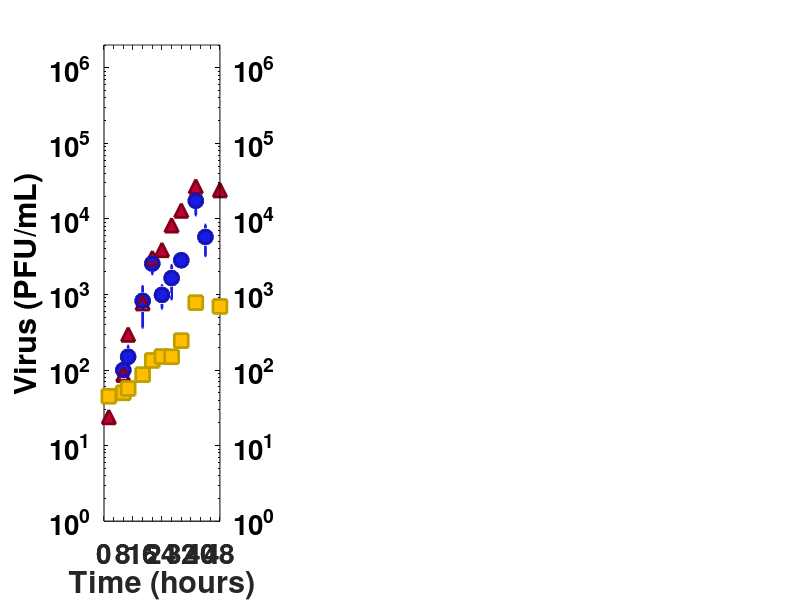

MATLAB code for this plot: (Note: this script raises an error after producing the figure.)
% Creates Data Plot

figure('Position',[100 500 1800 600])

% --- Avian Data ---
avt = [480, 600, 960, 1200, 1440, 1680, 1920,  2280, 2520]/60;
av  = [ 100, 150, 825, 2563, 988, 1650, 2838, 17375, 5775];
ave = [   0,  29, 229,  348, 166,  390,  112,  3062, 1261];

ait = [120, 480, 600, 960, 1200, 1440, 1680,  1920,  2280,  2880]/60;
ai  = [ 24,  87, 296, 770, 3048, 3901, 8261, 12935, 26970, 24120];

art = [120, 480, 600, 960, 1200, 1440, 1680, 1920, 2280, 2880]/60;
ar  = [ 45,  50,  57,  87,  134,  151,  150,  245,  780,  695];

% --- Seasonal Data ---
svt = [600,  720,  960,  1200,  1440,  1800,  2280,  2880]/60;
sv  = [ 20, 5846, 6900, 38500, 39738, 20238, 15138, 20453];
sve = [  0, 1676, 1578, 15695, 17271,  2992,  2886,  3837];

sit = [120,  480,  720,  960, 1200, 1440]/60;
si  = [391, 1723, 3462, 4618, 6807, 8164] - 300;

siit  = [1440, 1800, 2280, 2880]/60;
%sii   = [8164, 10200, 12913, 16306] - 300;
sii   = [8164, 8500, 8500, 8500] - 300;

srt = [120, 480, 720, 960, 1200, 1440, 1800, 2280, 2880]/60;
sr  = [  1,   1,   1,   2,    6,   16,   68,  239,  655];

% --- Swine Data ---
wvt = [120,   720,   960,   1200,   1440,   1800,   2880]/60;
wv  = [ 20, 64620, 84053, 254587, 665559, 814586, 654773];
wve = [  0, 18294, 36080,  43752, 156340, 229980,  47662];

wit = [480,  720,  960,  1200,  1440,  1920,  2880]/60;
wi  = [ 75+1, 1835, 1349, 23458, 12073, 30700, 19814] - 75;

wrt = [480, 720,  960, 1200, 1440, 1920, 2880]/60;
wr  = [ 36,  55,   46,  150,   93,  380, 1224];

colors = [.75   0   .2 ;
          1    .75   0 ;
          .28  .625  0 ;
          .1   .1   .9 ;
          .5    0   .1 ;
          .75  .625  0 ;
          .2   .375  0 ;
          .075 .075 .7 ];

% --- Plot ---

% Avian
subplot(1, 3, 1)
[haxes, hline1, hline2] = plotyy(avt, av, art, ar, 'semilogy', 'semilogy');
hold on
hline3 = plot(ait, ai);
hline4 = errorbar(avt, av, ave*2, 'ob');
%hline4 = plot(aft/60, aif);
%hline5 = plot(aft/60, arf);
hold off

set(hline1, 'LineWidth', 2)
set(hline1, 'LineStyle', 'none')
set(hline1, 'Marker', 'o')
set(hline1, 'MarkerSize', 10)
set(hline1, 'Color', colors(4,:))
set(hline1, 'MarkerEdgeColor', colors(8,:))
set(hline1, 'MarkerFaceColor', colors(4,:))


set(hline2, 'LineWidth', 2)
set(hline2, 'LineStyle', 'none')
set(hline2, 'Marker', 's')
set(hline2, 'MarkerSize', 10)
set(hline2, 'Color', colors(2,:))
set(hline2, 'MarkerEdgeColor', colors(6,:))
set(hline2, 'MarkerFaceColor', colors(2,:))

set(hline3, 'LineWidth', 2)
set(hline3, 'LineStyle', 'none')
set(hline3, 'Marker', '^')
set(hline3, 'MarkerSize', 10)
set(hline3, 'Color', colors(1,:))
set(hline3, 'MarkerEdgeColor', colors(5,:))
set(hline3, 'MarkerFaceColor', colors(1,:))

set(hline4, 'LineWidth', 2)
set(hline4, 'LineStyle', 'none')
set(hline4, 'Marker', 'o')
set(hline4, 'MarkerSize', 10)
set(hline4, 'Color', colors(4,:))
set(hline4, 'MarkerEdgeColor', colors(8,:))
set(hline4, 'MarkerFaceColor', colors(4,:))

%set(hline5, 'LineWidth', 2)
%set(hline5, 'LineStyle', '--')
%set(hline5, 'Color', colors(2,:))

axes(haxes(1))
set(haxes(1), 'FontSize', 20)
set(haxes(1), 'FontWeight', 'bold')
set(haxes(1), 'YColor', 'k')
set(haxes(1), 'YLim', [1 2e6])
set(haxes(1), 'YTick', [1 10 100 1000 10000 100000 1000000])
set(haxes(1), 'XLim', [0 48])
set(haxes(1), 'XTick', 0:4:48)
set(haxes(1), 'XTickLabel', {'0', '', '8', '', '16', '', '24', '', '32', '', '40', '', '48'})
xlabel('Time (hours)')
ylabel('Virus (PFU/mL)')

axes(haxes(2))
set(haxes(2), 'FontSize', 20)
set(haxes(2), 'FontWeight', 'bold')
set(haxes(2), 'YColor', 'k')
set(haxes(2), 'YLim', [1 2e6])
set(haxes(2), 'YTick', [1 10 100 1000 10000 100000 1000000])
set(haxes(2), 'XLim', [0 48])
set(haxes(2), 'XTick', 0:4:48)
set(haxes(2), 'XTickLabel', {'0', '', '8', '', '16', '', '24', '', '32', '', '40', '', '48'})
%ylabel('Chemokine (pg/mL)')

lhandle = legend([hline1 hline3 hline2], 'Virus', 'IP-10', 'RANTES', 4);
set(lhandle, 'Color', 'w')

title('Avian aH5N1 Influenza')

% Seasonal
subplot(1, 3, 2)
[haxes, hline2, hline1] = plotyy(srt, sr, svt, sv, 'semilogy', 'semilogy');
hold on
hline4 = plot(siit, sii);
hline3 = plot(sit, si);
hline5 = errorbar(svt, sv, sve*2, 'ob');
%hline5 = plot(sft/60, sif);
%hline6 = plot(sft/60, srf);
hold off

set(hline1, 'LineWidth', 2)
set(hline1, 'LineStyle', 'none')
set(hline1, 'Marker', 'o')
set(hline1, 'MarkerSize', 10)
set(hline1, 'Color', 'b')
set(hline1, 'MarkerEdgeColor', colors(8,:))
set(hline1, 'MarkerFaceColor', colors(4,:))

set(hline2, 'LineWidth', 2)
set(hline2, 'LineStyle', 'none')
set(hline2, 'Marker', 's')
set(hline2, 'MarkerSize', 10)
set(hline2, 'Color', colors(2,:))
set(hline2, 'MarkerEdgeColor', colors(6,:))
set(hline2, 'MarkerFaceColor', colors(2,:))


set(hline3, 'LineWidth', 2)
set(hline3, 'LineStyle', 'none')
set(hline3, 'Marker', '^')
set(hline3, 'MarkerSize', 10)
set(hline3, 'Color', 'r')
set(hline3, 'MarkerEdgeColor', [.5 0 0])
set(hline3, 'MarkerFaceColor', 'r')

set(hline4, 'LineWidth', 2)
set(hline4, 'LineStyle', 'none')
set(hline4, 'Marker', '^')
set(hline4, 'MarkerSize', 10)
set(hline4, 'Color', colors(1,:))

%set(hline5, 'LineWidth', 2)
%set(hline5, 'LineStyle', '--')
%set(hline5, 'Color', colors(1,:))
set(hline5, 'LineWidth', 2)
set(hline5, 'LineStyle', 'none')
set(hline5, 'Marker', 'o')
set(hline5, 'MarkerSize', 10)
set(hline5, 'Color', 'b')
set(hline5, 'MarkerEdgeColor', colors(8,:))
set(hline5, 'MarkerFaceColor', colors(4,:))

%set(hline6, 'LineWidth', 2)
%set(hline6, 'LineStyle', '--')
%set(hline6, 'Color', colors(2,:))

axes(haxes(1))
set(haxes(1), 'FontSize', 20)
set(haxes(1), 'FontWeight', 'bold')
set(haxes(1), 'YColor', 'k')
set(haxes(1), 'YLim', [1 2e6])
set(haxes(1), 'YTick', [1 10 100 1000 10000 100000 1000000])
set(haxes(1), 'XLim', [0 48])
set(haxes(1), 'XTick', 0:4:48)
set(haxes(1), 'XTickLabel', {'0', '', '8', '', '16', '', '24', '', '32', '', '40', '', '48'})
xlabel('Time (hours)')
%ylabel('Virus (PFU/mL)')

axes(haxes(2))
set(haxes(2), 'FontSize', 20)
set(haxes(2), 'FontWeight', 'bold')
set(haxes(2), 'YColor', 'k')
set(haxes(2), 'YLim', [1 2e6])
set(haxes(2), 'YTick', [1 10 100 1000 10000 100000 1000000])
set(haxes(2), 'XLim', [0 48])
set(haxes(2), 'XTick', 0:4:48)
set(haxes(2), 'XTickLabel', {'0', '', '8', '', '16', '', '24', '', '32', '', '40', '', '48'})
%ylabel('Chemokine (pg/mL)')

%lhandle = legend([hline1 hline3 hline2], 'Virus', 'IP-10', 'RANTES', 4);
%set(lhandle, 'Color', 'w')

title('Seasonal sH1N1 Influenza')

% Swine
subplot(1, 3, 3)

[haxes, hline1, hline2] = plotyy(wvt, wv, wrt, wr, 'semilogy', 'semilogy');
hold on
hline3 = plot(wit, wi);
hline4 = errorbar(wvt, wv, wve*2, 'ob');
%hline4 = plot(wft/60, wif);
%hline5 = plot(wft/60, wrf);
hold off

set(hline1, 'LineWidth', 2)
set(hline1, 'LineStyle', 'none')
set(hline1, 'Marker', 'o')
set(hline1, 'MarkerSize', 10)
set(hline1, 'Color', colors(4,:))
set(hline1, 'MarkerEdgeColor', colors(8,:))
set(hline1, 'MarkerFaceColor', colors(4,:))

set(hline2, 'LineWidth', 2)
set(hline2, 'LineStyle', 'none')
set(hline2, 'Marker', 's')
set(hline2, 'MarkerSize', 10)
set(hline2, 'Color', colors(2,:))
set(hline2, 'MarkerEdgeColor', colors(6,:))
set(hline2, 'MarkerFaceColor', colors(2,:))

set(hline3, 'LineWidth', 2)
set(hline3, 'LineStyle', 'none')
set(hline3, 'Marker', '^')
set(hline3, 'MarkerSize', 10)
set(hline3, 'Color', colors(1,:))
set(hline3, 'MarkerEdgeColor', colors(5,:))
set(hline3, 'MarkerFaceColor', colors(1,:))

%set(hline4, 'LineWidth', 2)
%set(hline4, 'LineStyle', '--')
%set(hline4, 'Color', colors(1,:))
set(hline4, 'LineWidth', 2)
set(hline4, 'LineStyle', 'none')
set(hline4, 'Marker', 'o')
set(hline4, 'MarkerSize', 10)
set(hline4, 'Color', colors(4,:))
set(hline4, 'MarkerEdgeColor', colors(8,:))
set(hline4, 'MarkerFaceColor', colors(4,:))

%set(hline5, 'LineWidth', 2)
%set(hline5, 'LineStyle', '--')
%set(hline5, 'Color', colors(2,:))

axes(haxes(1))
set(haxes(1), 'FontSize', 20)
set(haxes(1), 'FontWeight', 'bold')
set(haxes(1), 'YColor', 'k')
set(haxes(1), 'YLim', [1 2e6])
set(haxes(1), 'YTick', [1 10 100 1000 10000 100000 1000000])
set(haxes(1), 'XLim', [0 48])
set(haxes(1), 'XTick', 0:4:48)
set(haxes(1), 'XTickLabel', {'0', '', '8', '', '16', '', '24', '', '32', '', '40', '', '48'})
xlabel('Time (hours)')
%ylabel('Virus (PFU/mL)')

axes(haxes(2))
set(haxes(2), 'FontSize', 20)
set(haxes(2), 'FontWeight', 'bold')
set(haxes(2), 'YColor', 'k')
set(haxes(2), 'YLim', [1 2e6])
set(haxes(2), 'YTick', [1 10 100 1000 10000 100000 1000000])
set(haxes(2), 'XLim', [0 48])
set(haxes(2), 'XTick', 0:4:48)
set(haxes(2), 'XTickLabel', {'0', '', '8', '', '16', '', '24', '', '32', '', '40', '', '48'})
ylabel('Chemokine (pg/mL)')

%lhandle = legend([hline1 hline3 hline2], 'Virus', 'IP-10', 'RANTES', 4);
%set(lhandle, 'Color', 'w')

title('Pandemic pH1N1 Influenza')